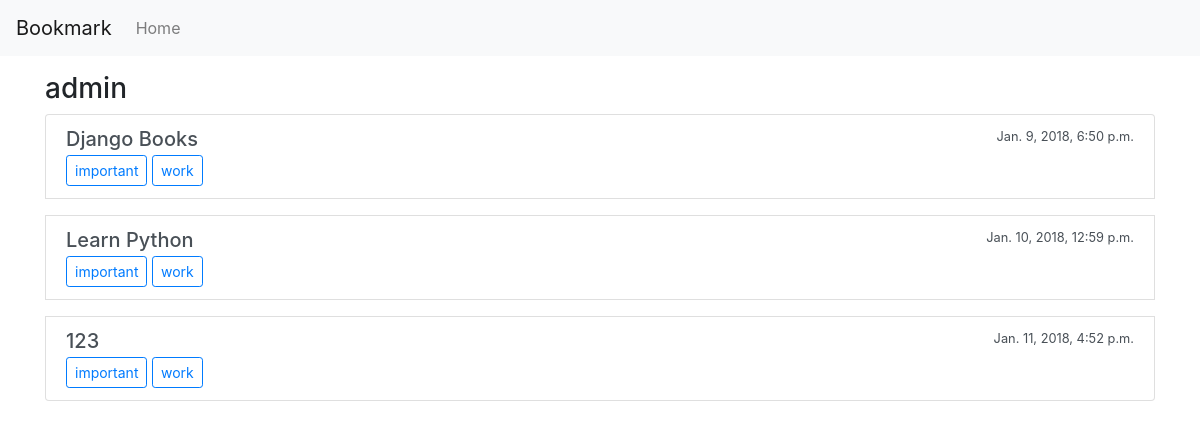
The app's page /bookmark/detail/admin/ with its own data.
### bookmark/models.py (models this page shows, shortened)
class Bookmark(models.Model):
    name = models.CharField(max_length=50)
    url = models.URLField()
    is_public = models.BooleanField(default=True)
    date_time_posted = models.DateTimeField(auto_now_add=True, verbose_name="posted at")
    user = models.ForeignKey(User, on_delete=models.CASCADE)
    tags = models.ManyToManyField(Tags)

class Tags(models.Model):
    name = models.CharField(max_length=20, unique=True)

### bookmark/views.py (the view)
# urls.py: re_path(r'^detail/(?P<username>[\w-]+)/$', view=views.BookmarkByUser.as_view(), name='detail-route'),
class BookmarkByUser(DetailView):
    model = User
    template_name = 'bookmark/detail.html'
    context_object_name = 'user'
    def get_object(self, queryset=None):
        return get_object_or_404(User, username=self.kwargs['username'])
    def get_context_data(self, **kwargs):
        context = super(BookmarkByUser, self).get_context_data(**kwargs)
        context['bookmarks'] = Bookmark.objects.filter(user=self.get_object(), is_public=True)
        return context

### templates/bookmark/detail.html (shortened to what this page needs)
{% extends 'base.html' %}
{% block content %}
    <div class="container">
    <h3>{{ user }}</h3>
     <div class="list-group">
          {% for bookmark in bookmarks %}
            <a href="#" class="list-group-item list-group-item-action flex-column align-items-start mb-3">
                <div class="d-flex w-100 justify-content-between">
                    <h5 class="mb-1">{{ bookmark.name }}</h5>
                        <small>{{ bookmark.date_time_posted }}</small>
                </div>
            {% for tags in bookmark.tags.all %}
                <small class="btn btn-sm btn-outline-primary">{{ tags.name }}</small>
            {% endfor %}
            </a>
            {% endfor %}
        </div>
    </div>
{% endblock %}

### records on screen
Bookmark: name "Django Books", date_time_posted "Jan. 9, 2018, 6:50 p.m."
Tags: name "important"
Tags: name "work"
Bookmark: name "Learn Python", date_time_posted "Jan. 10, 2018, 12:59 p.m."
Bookmark: name "123", date_time_posted "Jan. 11, 2018, 4:52 p.m."

### other values on screen
{{ user }} "admin"
